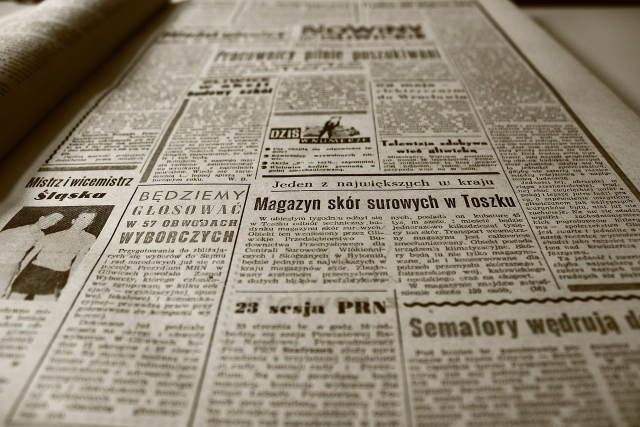
#> input picture nadocoding/06_image-processing/opencv_practice/newspaper.jpg, 1280 x 853 px (shown at 1/2 size)
$ jupyter execute '12. 이미지 변형(원근).ipynb'
#> lines starting #> are read from the running program, lines starting #| are printed output that depends on the picture
# 12. 이미지 변형(원근)
pixabay.com

## 사다리꼴 이미지 펼치기

[cell 1]
import cv2
import numpy as np

img = cv2.imread('newspaper.jpg')
#> img is the input picture: shape (853, 1280, 3); mean B, G, R 118.1, 135.8, 145.1

width, height = 640, 240
src = np.array([[511, 352], [1008, 345], [1122, 584], [455, 594]], dtype=np.float32) # 입력 4개 지점
dst = np.array([[0, 0], [width, 0], [width, height], [0, height]], dtype=np.float32)

matrix = cv2.getPerspectiveTransform(src, dst) # return matrix
result = cv2.warpPerspective(img, matrix, (width, height))
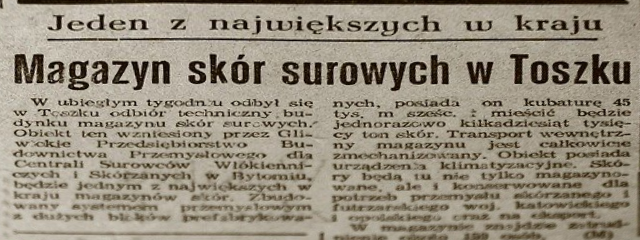
#> result: shape (240, 640, 3); mean B, G, R 124.9, 141.3, 149.8

cv2.imshow('img', img)
cv2.imshow('result', result)
cv2.waitKey(0)
cv2.destroyAllWindows()

## 회전된 이미지 올바로 세우기

[cell 2]
import cv2
import numpy as np

img = cv2.imread('poker.jpg')
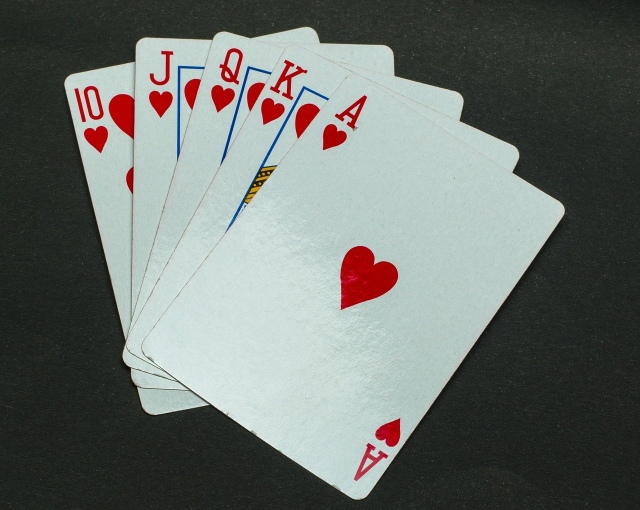
#> input picture nadocoding/06_image-processing/opencv_practice/poker.jpg, 1280 x 1019 px (shown at 1/2 size)
#> img is the input picture: shape (1019, 1280, 3); mean B, G, R 108.7, 112.8, 107.4

width, height = 530, 710
src = np.array([[702, 143], [1133, 414], [726, 1007], [276, 700]], dtype=np.float32) # 입력 4개 지점
dst = np.array([[0, 0], [width, 0], [width, height], [0, height]], dtype=np.float32)

matrix = cv2.getPerspectiveTransform(src, dst) # return matrix
result = cv2.warpPerspective(img, matrix, (width, height))
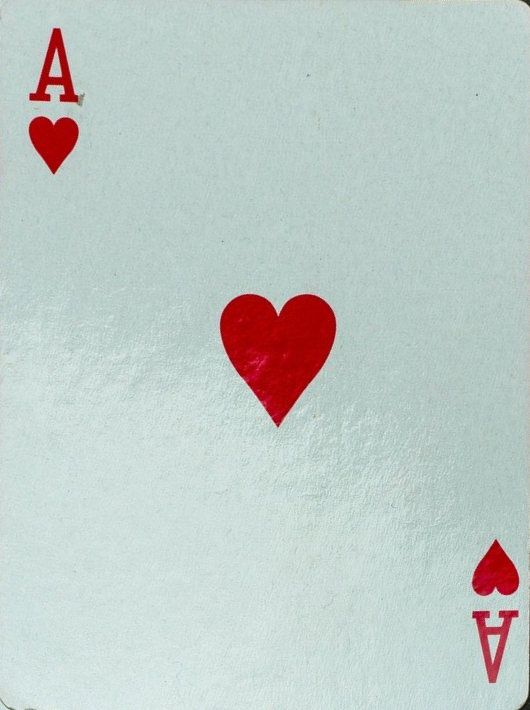
#> result: shape (710, 530, 3); mean B, G, R 198.5, 202.1, 191.9

cv2.imshow('img', img)
cv2.imshow('result', result)
cv2.waitKey(0)
cv2.destroyAllWindows()

## 미니 프로젝트 : 반자동 문서 스캐너

### 마우스 이벤트 등록

[cell 3]
import cv2

# [12 lines left out: function mouse_handler, not called in this run]

img = cv2.imread('poker.jpg')
cv2.namedWindow('img') # 윈도우 생성. 핸들러 적용
cv2.setMouseCallback('img', mouse_handler)

cv2.imshow('img', img)
cv2.waitKey(0)
cv2.destroyAllWindows()

### 프로젝트

[cell 4]
import cv2

point_list = []
src_img = cv2.imread('poker.jpg')
src_img = cv2.resize(src_img, None, fx=0.5, fy=0.5)
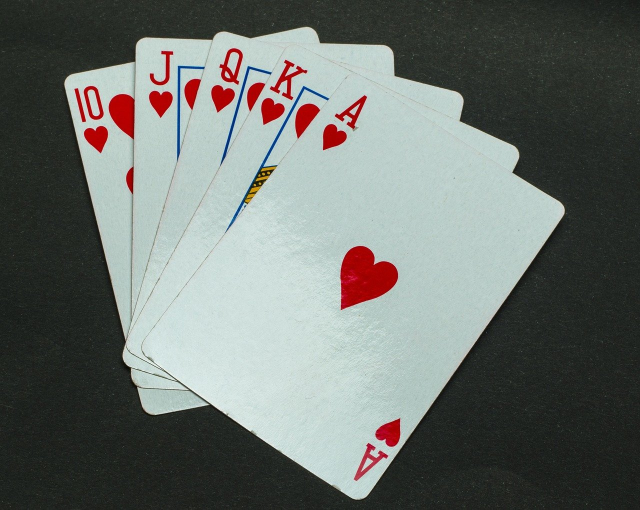
#> src_img: shape (510, 640, 3); mean B, G, R 108.7, 112.8, 107.4

COLOR = (255, 0, 255) # 핑크
THICKNESS = 2
drawing = False # 선을 그릴지 여부

# [32 lines left out: functions mouse_handler, show_result, not called in this run]

cv2.namedWindow('img') # 윈도우 생성. 핸들러 적용
cv2.setMouseCallback('img', mouse_handler)

cv2.imshow('img', src_img)
cv2.waitKey(0)
cv2.destroyAllWindows()
